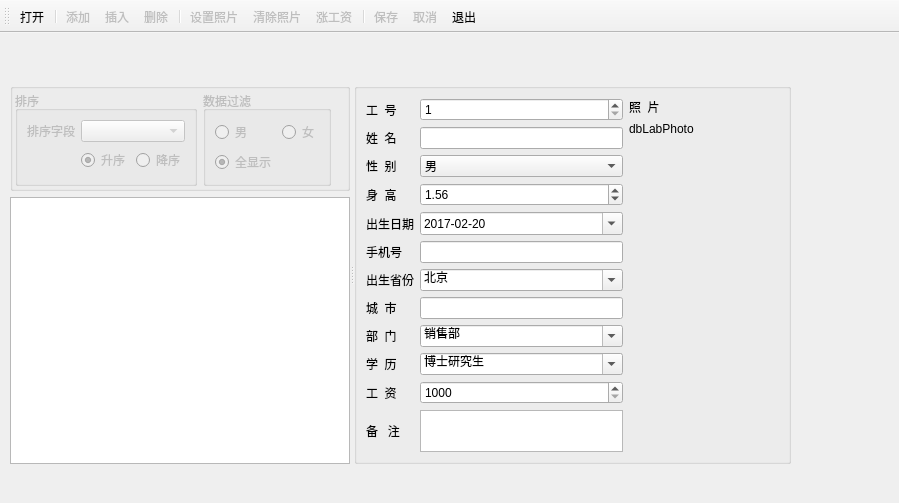
<?xml version="1.0" encoding="UTF-8"?>
<ui version="4.0">
 <class>MainWindow</class>
 <widget class="QMainWindow" name="MainWindow">
  <property name="geometry">
   <rect>
    <x>0</x>
    <y>0</y>
    <width>899</width>
    <height>503</height>
   </rect>
  </property>
  <property name="windowTitle">
   <string>MainWindow</string>
  </property>
  <widget class="QWidget" name="centralwidget">
   <widget class="QSplitter" name="splitter">
    <property name="geometry">
     <rect>
      <x>10</x>
      <y>50</y>
      <width>781</width>
      <height>381</height>
     </rect>
    </property>
    <property name="orientation">
     <enum>Qt::Horizontal</enum>
    </property>
    <widget class="QWidget" name="layoutWidget">
     <layout class="QVBoxLayout" name="verticalLayout_2">
      <item>
       <widget class="QGroupBox" name="groupBox_2">
        <property name="title">
         <string/>
        </property>
        <layout class="QHBoxLayout" name="horizontalLayout_2">
         <property name="spacing">
          <number>6</number>
         </property>
         <property name="leftMargin">
          <number>2</number>
         </property>
         <property name="topMargin">
          <number>2</number>
         </property>
         <property name="bottomMargin">
          <number>2</number>
         </property>
         <item>
          <widget class="QGroupBox" name="groupBoxSort">
           <property name="enabled">
            <bool>false</bool>
           </property>
           <property name="title">
            <string>排序</string>
           </property>
           <layout class="QGridLayout" name="gridLayout_3">
            <item row="0" column="0">
             <widget class="QLabel" name="label_14">
              <property name="text">
               <string>排序字段</string>
              </property>
             </widget>
            </item>
            <item row="0" column="1" colspan="2">
             <widget class="QComboBox" name="comboFields"/>
            </item>
            <item row="1" column="0">
             <spacer name="horizontalSpacer">
              <property name="orientation">
               <enum>Qt::Horizontal</enum>
              </property>
              <property name="sizeHint" stdset="0">
               <size>
                <width>40</width>
                <height>20</height>
               </size>
              </property>
             </spacer>
            </item>
            <item row="1" column="1">
             <widget class="QRadioButton" name="radioBtnAscend">
              <property name="text">
               <string>升序</string>
              </property>
              <property name="checked">
               <bool>true</bool>
              </property>
             </widget>
            </item>
            <item row="1" column="2">
             <widget class="QRadioButton" name="radioBtnDescend">
              <property name="text">
               <string>降序</string>
              </property>
             </widget>
            </item>
           </layout>
          </widget>
         </item>
         <item>
          <widget class="QGroupBox" name="groupBoxFilter">
           <property name="enabled">
            <bool>false</bool>
           </property>
           <property name="title">
            <string>数据过滤</string>
           </property>
           <layout class="QGridLayout" name="gridLayout_2">
            <item row="0" column="0">
             <widget class="QRadioButton" name="radioBtnMan">
              <property name="text">
               <string>男</string>
              </property>
             </widget>
            </item>
            <item row="0" column="1">
             <widget class="QRadioButton" name="radioBtnWoman">
              <property name="text">
               <string>女</string>
              </property>
             </widget>
            </item>
            <item row="1" column="0">
             <widget class="QRadioButton" name="radioBtnBoth">
              <property name="text">
               <string>全显示</string>
              </property>
              <property name="checked">
               <bool>true</bool>
              </property>
             </widget>
            </item>
            <item row="1" column="1">
             <spacer name="horizontalSpacer_2">
              <property name="orientation">
               <enum>Qt::Horizontal</enum>
              </property>
              <property name="sizeHint" stdset="0">
               <size>
                <width>40</width>
                <height>20</height>
               </size>
              </property>
             </spacer>
            </item>
           </layout>
          </widget>
         </item>
         <item>
          <spacer name="horizontalSpacer_3">
           <property name="orientation">
            <enum>Qt::Horizontal</enum>
           </property>
           <property name="sizeHint" stdset="0">
            <size>
             <width>45</width>
             <height>20</height>
            </size>
           </property>
          </spacer>
         </item>
        </layout>
       </widget>
      </item>
      <item>
       <widget class="QTableView" name="tableView">
        <property name="editTriggers">
         <set>QAbstractItemView::AnyKeyPressed|QAbstractItemView::DoubleClicked|QAbstractItemView::EditKeyPressed|QAbstractItemView::SelectedClicked</set>
        </property>
       </widget>
      </item>
     </layout>
    </widget>
    <widget class="QGroupBox" name="groupBox">
     <property name="title">
      <string/>
     </property>
     <layout class="QHBoxLayout" name="horizontalLayout">
      <item>
       <layout class="QGridLayout" name="gridLayout">
        <item row="0" column="0">
         <widget class="QLabel" name="label">
          <property name="text">
           <string>工  号</string>
          </property>
          <property name="buddy">
           <cstring>dbSpinEmpNo</cstring>
          </property>
         </widget>
        </item>
        <item row="0" column="1">
         <widget class="QSpinBox" name="dbSpinEmpNo">
          <property name="minimum">
           <number>1</number>
          </property>
          <property name="maximum">
           <number>10000</number>
          </property>
         </widget>
        </item>
        <item row="1" column="0">
         <widget class="QLabel" name="label_2">
          <property name="text">
           <string>姓  名</string>
          </property>
          <property name="buddy">
           <cstring>dbEditName</cstring>
          </property>
         </widget>
        </item>
        <item row="1" column="1">
         <widget class="QLineEdit" name="dbEditName"/>
        </item>
        <item row="2" column="0">
         <widget class="QLabel" name="label_3">
          <property name="text">
           <string>性  别</string>
          </property>
          <property name="buddy">
           <cstring>dbComboSex</cstring>
          </property>
         </widget>
        </item>
        <item row="2" column="1">
         <widget class="QComboBox" name="dbComboSex">
          <item>
           <property name="text">
            <string>男</string>
           </property>
          </item>
          <item>
           <property name="text">
            <string>女</string>
           </property>
          </item>
         </widget>
        </item>
        <item row="3" column="0">
         <widget class="QLabel" name="label_4">
          <property name="text">
           <string>身  高</string>
          </property>
          <property name="buddy">
           <cstring>dbSpinHeight</cstring>
          </property>
         </widget>
        </item>
        <item row="3" column="1">
         <widget class="QDoubleSpinBox" name="dbSpinHeight">
          <property name="suffix">
           <string/>
          </property>
          <property name="maximum">
           <double>3.000000000000000</double>
          </property>
          <property name="singleStep">
           <double>0.010000000000000</double>
          </property>
          <property name="value">
           <double>1.560000000000000</double>
          </property>
         </widget>
        </item>
        <item row="4" column="0">
         <widget class="QLabel" name="label_5">
          <property name="text">
           <string>出生日期</string>
          </property>
          <property name="buddy">
           <cstring>dbEditBirth</cstring>
          </property>
         </widget>
        </item>
        <item row="4" column="1">
         <widget class="QDateEdit" name="dbEditBirth">
          <property name="displayFormat">
           <string>yyyy-MM-dd</string>
          </property>
          <property name="calendarPopup">
           <bool>true</bool>
          </property>
          <property name="date">
           <date>
            <year>2017</year>
            <month>2</month>
            <day>20</day>
           </date>
          </property>
         </widget>
        </item>
        <item row="5" column="0">
         <widget class="QLabel" name="label_10">
          <property name="text">
           <string>手机号</string>
          </property>
          <property name="buddy">
           <cstring>dbEditMobile</cstring>
          </property>
         </widget>
        </item>
        <item row="5" column="1">
         <widget class="QLineEdit" name="dbEditMobile"/>
        </item>
        <item row="6" column="0">
         <widget class="QLabel" name="label_7">
          <property name="text">
           <string>出生省份</string>
          </property>
          <property name="buddy">
           <cstring>dbComboProvince</cstring>
          </property>
         </widget>
        </item>
        <item row="6" column="1">
         <widget class="QComboBox" name="dbComboProvince">
          <property name="editable">
           <bool>true</bool>
          </property>
          <item>
           <property name="text">
            <string>北京</string>
           </property>
          </item>
          <item>
           <property name="text">
            <string>上海</string>
           </property>
          </item>
          <item>
           <property name="text">
            <string>天津</string>
           </property>
          </item>
          <item>
           <property name="text">
            <string>重庆</string>
           </property>
          </item>
          <item>
           <property name="text">
            <string>安徽</string>
           </property>
          </item>
          <item>
           <property name="text">
            <string>河北</string>
           </property>
          </item>
          <item>
           <property name="text">
            <string>河南</string>
           </property>
          </item>
          <item>
           <property name="text">
            <string>湖北</string>
           </property>
          </item>
          <item>
           <property name="text">
            <string>湖南</string>
           </property>
          </item>
          <item>
           <property name="text">
            <string>山西</string>
           </property>
          </item>
          <item>
           <property name="text">
            <string>山东</string>
           </property>
          </item>
          <item>
           <property name="text">
            <string>陕西</string>
           </property>
          </item>
          <item>
           <property name="text">
            <string>江苏</string>
           </property>
          </item>
          <item>
           <property name="text">
            <string>江西</string>
           </property>
          </item>
         </widget>
        </item>
        <item row="7" column="0">
         <widget class="QLabel" name="label_8">
          <property name="text">
           <string>城  市</string>
          </property>
          <property name="buddy">
           <cstring>dbEditCity</cstring>
          </property>
         </widget>
        </item>
        <item row="7" column="1">
         <widget class="QLineEdit" name="dbEditCity"/>
        </item>
        <item row="8" column="0">
         <widget class="QLabel" name="label_6">
          <property name="text">
           <string>部  门</string>
          </property>
          <property name="buddy">
           <cstring>dbComboDep</cstring>
          </property>
         </widget>
        </item>
        <item row="8" column="1">
         <widget class="QComboBox" name="dbComboDep">
          <property name="editable">
           <bool>true</bool>
          </property>
          <item>
           <property name="text">
            <string>销售部</string>
           </property>
          </item>
          <item>
           <property name="text">
            <string>技术部</string>
           </property>
          </item>
          <item>
           <property name="text">
            <string>生产部</string>
           </property>
          </item>
          <item>
           <property name="text">
            <string>行政部</string>
           </property>
          </item>
         </widget>
        </item>
        <item row="11" column="1">
         <widget class="QPlainTextEdit" name="dbEditMemo">
          <property name="maximumSize">
           <size>
            <width>16777215</width>
            <height>16777215</height>
           </size>
          </property>
         </widget>
        </item>
        <item row="11" column="0">
         <widget class="QLabel" name="label_9">
          <property name="text">
           <string>备   注</string>
          </property>
          <property name="buddy">
           <cstring>dbEditMemo</cstring>
          </property>
         </widget>
        </item>
        <item row="9" column="0">
         <widget class="QLabel" name="label_11">
          <property name="text">
           <string>学  历</string>
          </property>
          <property name="buddy">
           <cstring>dbComboEdu</cstring>
          </property>
         </widget>
        </item>
        <item row="10" column="1">
         <widget class="QSpinBox" name="dbSpinSalary">
          <property name="prefix">
           <string/>
          </property>
          <property name="minimum">
           <number>1000</number>
          </property>
          <property name="maximum">
           <number>50000</number>
          </property>
          <property name="singleStep">
           <number>100</number>
          </property>
          <property name="value">
           <number>1000</number>
          </property>
         </widget>
        </item>
        <item row="10" column="0">
         <widget class="QLabel" name="label_12">
          <property name="text">
           <string>工  资</string>
          </property>
          <property name="buddy">
           <cstring>dbSpinSalary</cstring>
          </property>
         </widget>
        </item>
        <item row="9" column="1">
         <widget class="QComboBox" name="dbComboEdu">
          <property name="editable">
           <bool>true</bool>
          </property>
          <item>
           <property name="text">
            <string>博士研究生</string>
           </property>
          </item>
          <item>
           <property name="text">
            <string>硕士研究生</string>
           </property>
          </item>
          <item>
           <property name="text">
            <string>大学本科</string>
           </property>
          </item>
          <item>
           <property name="text">
            <string>大学专科</string>
           </property>
          </item>
          <item>
           <property name="text">
            <string>高中</string>
           </property>
          </item>
          <item>
           <property name="text">
            <string>初中</string>
           </property>
          </item>
          <item>
           <property name="text">
            <string>小学</string>
           </property>
          </item>
         </widget>
        </item>
       </layout>
      </item>
      <item>
       <layout class="QVBoxLayout" name="verticalLayout">
        <item>
         <widget class="QLabel" name="label_13">
          <property name="text">
           <string>照  片</string>
          </property>
         </widget>
        </item>
        <item>
         <widget class="QLabel" name="dbLabPhoto">
          <property name="minimumSize">
           <size>
            <width>150</width>
            <height>0</height>
           </size>
          </property>
          <property name="maximumSize">
           <size>
            <width>350</width>
            <height>16777215</height>
           </size>
          </property>
          <property name="text">
           <string>dbLabPhoto</string>
          </property>
         </widget>
        </item>
        <item>
         <spacer name="verticalSpacer">
          <property name="orientation">
           <enum>Qt::Vertical</enum>
          </property>
          <property name="sizeHint" stdset="0">
           <size>
            <width>20</width>
            <height>40</height>
           </size>
          </property>
         </spacer>
        </item>
       </layout>
      </item>
     </layout>
    </widget>
   </widget>
  </widget>
  <widget class="QToolBar" name="toolBar">
   <property name="windowTitle">
    <string>toolBar</string>
   </property>
   <property name="toolButtonStyle">
    <enum>Qt::ToolButtonTextUnderIcon</enum>
   </property>
   <attribute name="toolBarArea">
    <enum>TopToolBarArea</enum>
   </attribute>
   <attribute name="toolBarBreak">
    <bool>false</bool>
   </attribute>
   <addaction name="actOpenDB"/>
   <addaction name="separator"/>
   <addaction name="actRecAppend"/>
   <addaction name="actRecInsert"/>
   <addaction name="actRecDelete"/>
   <addaction name="separator"/>
   <addaction name="actPhoto"/>
   <addaction name="actPhotoClear"/>
   <addaction name="actScan"/>
   <addaction name="separator"/>
   <addaction name="actSubmit"/>
   <addaction name="actRevert"/>
   <addaction name="actQuit"/>
  </widget>
  <action name="actOpenDB">
   <property name="icon">
    <iconset resource="res.qrc">
     <normaloff>:/images/images/open3.bmp</normaloff>:/images/images/open3.bmp</iconset>
   </property>
   <property name="text">
    <string>打开</string>
   </property>
   <property name="toolTip">
    <string>打开数据库</string>
   </property>
  </action>
  <action name="actQuit">
   <property name="icon">
    <iconset resource="res.qrc">
     <normaloff>:/images/images/exit.bmp</normaloff>:/images/images/exit.bmp</iconset>
   </property>
   <property name="text">
    <string>退出</string>
   </property>
   <property name="toolTip">
    <string>退出</string>
   </property>
  </action>
  <action name="actRecAppend">
   <property name="enabled">
    <bool>false</bool>
   </property>
   <property name="icon">
    <iconset resource="res.qrc">
     <normaloff>:/images/images/316.bmp</normaloff>:/images/images/316.bmp</iconset>
   </property>
   <property name="text">
    <string>添加</string>
   </property>
   <property name="toolTip">
    <string>添加记录</string>
   </property>
  </action>
  <action name="actRecInsert">
   <property name="enabled">
    <bool>false</bool>
   </property>
   <property name="icon">
    <iconset resource="res.qrc">
     <normaloff>:/images/images/306.bmp</normaloff>:/images/images/306.bmp</iconset>
   </property>
   <property name="text">
    <string>插入</string>
   </property>
   <property name="toolTip">
    <string>插入记录</string>
   </property>
  </action>
  <action name="actSubmit">
   <property name="enabled">
    <bool>false</bool>
   </property>
   <property name="icon">
    <iconset resource="res.qrc">
     <normaloff>:/images/images/save1.bmp</normaloff>:/images/images/save1.bmp</iconset>
   </property>
   <property name="text">
    <string>保存</string>
   </property>
   <property name="toolTip">
    <string>保存修改</string>
   </property>
  </action>
  <action name="actRevert">
   <property name="enabled">
    <bool>false</bool>
   </property>
   <property name="icon">
    <iconset resource="res.qrc">
     <normaloff>:/images/images/ubdo.bmp</normaloff>:/images/images/ubdo.bmp</iconset>
   </property>
   <property name="text">
    <string>取消</string>
   </property>
   <property name="toolTip">
    <string>取消修改</string>
   </property>
  </action>
  <action name="actRecDelete">
   <property name="enabled">
    <bool>false</bool>
   </property>
   <property name="icon">
    <iconset resource="res.qrc">
     <normaloff>:/images/images/delete1.bmp</normaloff>:/images/images/delete1.bmp</iconset>
   </property>
   <property name="text">
    <string>删除</string>
   </property>
   <property name="toolTip">
    <string>删除记录</string>
   </property>
  </action>
  <action name="actPhoto">
   <property name="enabled">
    <bool>false</bool>
   </property>
   <property name="icon">
    <iconset resource="res.qrc">
     <normaloff>:/images/images/00.JPG</normaloff>:/images/images/00.JPG</iconset>
   </property>
   <property name="text">
    <string>设置照片</string>
   </property>
   <property name="toolTip">
    <string>设置照片</string>
   </property>
  </action>
  <action name="actPhotoClear">
   <property name="enabled">
    <bool>false</bool>
   </property>
   <property name="icon">
    <iconset resource="res.qrc">
     <normaloff>:/images/images/103.bmp</normaloff>:/images/images/103.bmp</iconset>
   </property>
   <property name="text">
    <string>清除照片</string>
   </property>
   <property name="toolTip">
    <string>清除照片</string>
   </property>
  </action>
  <action name="actScan">
   <property name="enabled">
    <bool>false</bool>
   </property>
   <property name="icon">
    <iconset resource="res.qrc">
     <normaloff>:/images/images/up.bmp</normaloff>:/images/images/up.bmp</iconset>
   </property>
   <property name="text">
    <string>涨工资</string>
   </property>
   <property name="toolTip">
    <string>涨工资</string>
   </property>
  </action>
 </widget>
 <resources>
  <include location="res.qrc"/>
 </resources>
 <connections>
  <connection>
   <sender>actQuit</sender>
   <signal>triggered()</signal>
   <receiver>MainWindow</receiver>
   <slot>close()</slot>
   <hints>
    <hint type="sourcelabel">
     <x>-1</x>
     <y>-1</y>
    </hint>
    <hint type="destinationlabel">
     <x>449</x>
     <y>230</y>
    </hint>
   </hints>
  </connection>
 </connections>
</ui>
